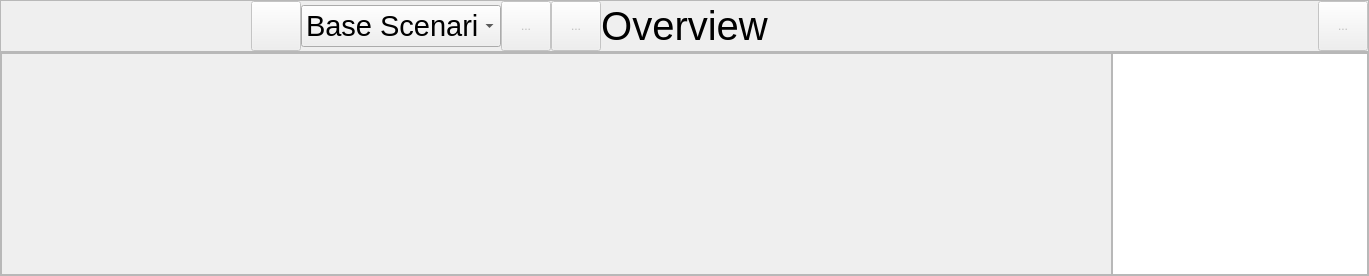
      <widget class="QWidget" name="overview">
       <layout class="QVBoxLayout" name="verticalLayout" stretch="0,0">
        <property name="spacing">
         <number>0</number>
        </property>
        <property name="leftMargin">
         <number>0</number>
        </property>
        <property name="topMargin">
         <number>0</number>
        </property>
        <property name="rightMargin">
         <number>0</number>
        </property>
        <property name="bottomMargin">
         <number>0</number>
        </property>
        <item>
         <widget class="QFrame" name="toolbar_overview">
          <property name="sizePolicy">
           <sizepolicy hsizetype="Preferred" vsizetype="Fixed">
            <horstretch>0</horstretch>
            <verstretch>0</verstretch>
           </sizepolicy>
          </property>
          <property name="minimumSize">
           <size>
            <width>0</width>
            <height>0</height>
           </size>
          </property>
          <property name="maximumSize">
           <size>
            <width>16777215</width>
            <height>16777215</height>
           </size>
          </property>
          <property name="sizeIncrement">
           <size>
            <width>0</width>
            <height>0</height>
           </size>
          </property>
          <property name="frameShape">
           <enum>QFrame::StyledPanel</enum>
          </property>
          <property name="frameShadow">
           <enum>QFrame::Plain</enum>
          </property>
          <property name="lineWidth">
           <number>0</number>
          </property>
          <layout class="QHBoxLayout" name="horizontalLayout" stretch="0,0,0,0,0,1,0,1,0,0">
           <property name="spacing">
            <number>0</number>
           </property>
           <property name="leftMargin">
            <number>0</number>
           </property>
           <property name="topMargin">
            <number>0</number>
           </property>
           <property name="rightMargin">
            <number>0</number>
           </property>
           <property name="bottomMargin">
            <number>0</number>
           </property>
           <item>
            <spacer name="leftSpacer250">
             <property name="orientation">
              <enum>Qt::Horizontal</enum>
             </property>
             <property name="sizeType">
              <enum>QSizePolicy::Fixed</enum>
             </property>
             <property name="sizeHint" stdset="0">
              <size>
               <width>250</width>
               <height>50</height>
              </size>
             </property>
            </spacer>
           </item>
           <item>
            <widget class="ToolButton" name="tool_scenarios">
             <property name="enabled">
              <bool>false</bool>
             </property>
             <property name="minimumSize">
              <size>
               <width>50</width>
               <height>50</height>
              </size>
             </property>
             <property name="sizeIncrement">
              <size>
               <width>0</width>
               <height>0</height>
              </size>
             </property>
             <property name="baseSize">
              <size>
               <width>50</width>
               <height>50</height>
              </size>
             </property>
             <property name="text">
              <string/>
             </property>
             <property name="icon">
              <iconset resource="osdria_app.qrc">
               <normaloff>:/icons/img/scenarios_select@2x.png</normaloff>
               <disabledoff>:/icons/img/scenarios_normal@2x.png</disabledoff>:/icons/img/scenarios_select@2x.png</iconset>
             </property>
             <property name="iconSize">
              <size>
               <width>30</width>
               <height>30</height>
              </size>
             </property>
             <property name="toolButtonStyle">
              <enum>Qt::ToolButtonIconOnly</enum>
             </property>
            </widget>
           </item>
           <item>
            <widget class="QComboBox" name="select_scenario">
             <property name="sizePolicy">
              <sizepolicy hsizetype="Fixed" vsizetype="Fixed">
               <horstretch>0</horstretch>
               <verstretch>0</verstretch>
              </sizepolicy>
             </property>
             <property name="minimumSize">
              <size>
               <width>200</width>
               <height>30</height>
              </size>
             </property>
             <property name="font">
              <font>
               <family>Arial</family>
               <pointsize>22</pointsize>
              </font>
             </property>
             <property name="editable">
              <bool>false</bool>
             </property>
             <property name="currentText">
              <string>Base Scenario</string>
             </property>
             <property name="currentIndex">
              <number>0</number>
             </property>
             <property name="maxVisibleItems">
              <number>5</number>
             </property>
             <property name="maxCount">
              <number>10</number>
             </property>
             <property name="sizeAdjustPolicy">
              <enum>QComboBox::AdjustToMinimumContentsLength</enum>
             </property>
             <property name="iconSize">
              <size>
               <width>0</width>
               <height>0</height>
              </size>
             </property>
             <property name="frame">
              <bool>true</bool>
             </property>
             <item>
              <property name="text">
               <string>Base Scenario</string>
              </property>
             </item>
             <item>
              <property name="text">
               <string>Renewable Only</string>
              </property>
             </item>
            </widget>
           </item>
           <item>
            <widget class="ToolButton" name="tool_run">
             <property name="enabled">
              <bool>false</bool>
             </property>
             <property name="minimumSize">
              <size>
               <width>50</width>
               <height>50</height>
              </size>
             </property>
             <property name="baseSize">
              <size>
               <width>50</width>
               <height>50</height>
              </size>
             </property>
             <property name="text">
              <string>...</string>
             </property>
             <property name="icon">
              <iconset resource="osdria_app.qrc">
               <normaloff>:/icons/img/run_select@2x.png</normaloff>
               <disabledoff>:/icons/img/run_normal@2x.png</disabledoff>:/icons/img/run_select@2x.png</iconset>
             </property>
             <property name="iconSize">
              <size>
               <width>30</width>
               <height>30</height>
              </size>
             </property>
            </widget>
           </item>
           <item>
            <widget class="ToolButton" name="tool_export">
             <property name="enabled">
              <bool>false</bool>
             </property>
             <property name="minimumSize">
              <size>
               <width>50</width>
               <height>50</height>
              </size>
             </property>
             <property name="text">
              <string>...</string>
             </property>
             <property name="icon">
              <iconset resource="osdria_app.qrc">
               <normaloff>:/icons/img/export_select@2x.png</normaloff>
               <disabledoff>:/icons/img/export_normal@2x.png</disabledoff>:/icons/img/export_select@2x.png</iconset>
             </property>
             <property name="iconSize">
              <size>
               <width>30</width>
               <height>30</height>
              </size>
             </property>
            </widget>
           </item>
           <item>
            <spacer name="leftSpacerOverview">
             <property name="orientation">
              <enum>Qt::Horizontal</enum>
             </property>
             <property name="sizeHint" stdset="0">
              <size>
               <width>0</width>
               <height>50</height>
              </size>
             </property>
            </spacer>
           </item>
           <item>
            <widget class="QLabel" name="title_overview">
             <property name="minimumSize">
              <size>
               <width>0</width>
               <height>50</height>
              </size>
             </property>
             <property name="maximumSize">
              <size>
               <width>16777215</width>
               <height>16777215</height>
              </size>
             </property>
             <property name="font">
              <font>
               <family>Arial</family>
               <pointsize>30</pointsize>
               <weight>50</weight>
               <bold>false</bold>
              </font>
             </property>
             <property name="lineWidth">
              <number>0</number>
             </property>
             <property name="text">
              <string>Overview</string>
             </property>
             <property name="alignment">
              <set>Qt::AlignCenter</set>
             </property>
             <property name="textInteractionFlags">
              <set>Qt::NoTextInteraction</set>
             </property>
            </widget>
           </item>
           <item>
            <spacer name="rightSpacerOverview">
             <property name="orientation">
              <enum>Qt::Horizontal</enum>
             </property>
             <property name="sizeHint" stdset="0">
              <size>
               <width>0</width>
               <height>50</height>
              </size>
             </property>
            </spacer>
           </item>
           <item>
            <spacer name="rightSpace550">
             <property name="orientation">
              <enum>Qt::Horizontal</enum>
             </property>
             <property name="sizeType">
              <enum>QSizePolicy::Fixed</enum>
             </property>
             <property name="sizeHint" stdset="0">
              <size>
               <width>550</width>
               <height>50</height>
              </size>
             </property>
            </spacer>
           </item>
           <item>
            <widget class="ToolButton" name="tool_sidebar_overview">
             <property name="enabled">
              <bool>false</bool>
             </property>
             <property name="minimumSize">
              <size>
               <width>50</width>
               <height>50</height>
              </size>
             </property>
             <property name="maximumSize">
              <size>
               <width>16777215</width>
               <height>16777215</height>
              </size>
             </property>
             <property name="text">
              <string>...</string>
             </property>
             <property name="icon">
              <iconset resource="osdria_app.qrc">
               <normaloff>:/icons/img/sidebar_select@2x.png</normaloff>
               <disabledoff>:/icons/img/sidebar_normal@2x.png</disabledoff>:/icons/img/sidebar_select@2x.png</iconset>
             </property>
             <property name="iconSize">
              <size>
               <width>30</width>
               <height>30</height>
              </size>
             </property>
             <property name="checkable">
              <bool>false</bool>
             </property>
             <property name="checked">
              <bool>false</bool>
             </property>
            </widget>
           </item>
          </layout>
         </widget>
        </item>
        <item>
         <widget class="QFrame" name="main_overview">
          <property name="frameShape">
           <enum>QFrame::StyledPanel</enum>
          </property>
          <property name="frameShadow">
           <enum>QFrame::Plain</enum>
          </property>
          <property name="lineWidth">
           <number>0</number>
          </property>
          <layout class="QHBoxLayout" name="horizontalLayout_2">
           <property name="spacing">
            <number>0</number>
           </property>
           <property name="leftMargin">
            <number>0</number>
           </property>
           <property name="topMargin">
            <number>0</number>
           </property>
           <property name="rightMargin">
            <number>0</number>
           </property>
           <property name="bottomMargin">
            <number>0</number>
           </property>
           <item>
            <widget class="QFrame" name="logo_frame">
             <property name="frameShape">
              <enum>QFrame::StyledPanel</enum>
             </property>
             <property name="frameShadow">
              <enum>QFrame::Raised</enum>
             </property>
             <property name="lineWidth">
              <number>0</number>
             </property>
             <layout class="QHBoxLayout" name="horizontalLayout_3" stretch="0,0,0">
              <property name="spacing">
               <number>0</number>
              </property>
              <property name="leftMargin">
               <number>0</number>
              </property>
              <property name="topMargin">
               <number>0</number>
              </property>
              <property name="rightMargin">
               <number>0</number>
              </property>
              <property name="bottomMargin">
               <number>0</number>
              </property>
              <item>
               <spacer name="leftSpacerLogo">
                <property name="orientation">
                 <enum>Qt::Horizontal</enum>
                </property>
                <property name="sizeHint" stdset="0">
                 <size>
                  <width>40</width>
                  <height>20</height>
                 </size>
                </property>
               </spacer>
              </item>
              <item>
               <layout class="QVBoxLayout" name="layoutLogo">
                <property name="spacing">
                 <number>0</number>
                </property>
                <item>
                 <spacer name="verticalSpacerTopLogo">
                  <property name="orientation">
                   <enum>Qt::Vertical</enum>
                  </property>
                  <property name="sizeHint" stdset="0">
                   <size>
                    <width>20</width>
                    <height>40</height>
                   </size>
                  </property>
                 </spacer>
                </item>
                <item>
                 <spacer name="verticalSpacer40">
                  <property name="orientation">
                   <enum>Qt::Vertical</enum>
                  </property>
                  <property name="sizeType">
                   <enum>QSizePolicy::Fixed</enum>
                  </property>
                  <property name="sizeHint" stdset="0">
                   <size>
                    <width>20</width>
                    <height>40</height>
                   </size>
                  </property>
                 </spacer>
                </item>
                <item>
                 <widget class="SectionSelector" name="logo">
                  <property name="sizePolicy">
                   <sizepolicy hsizetype="Expanding" vsizetype="Expanding">
                    <horstretch>0</horstretch>
                    <verstretch>0</verstretch>
                   </sizepolicy>
                  </property>
                  <property name="minimumSize">
                   <size>
                    <width>100</width>
                    <height>100</height>
                   </size>
                  </property>
                  <property name="mouseTracking">
                   <bool>true</bool>
                  </property>
                  <property name="lineWidth">
                   <number>0</number>
                  </property>
                  <property name="text">
                   <string/>
                  </property>
                  <property name="pixmap">
                   <pixmap resource="osdria_app.qrc">:/icons/img/logo_light@2x.png</pixmap>
                  </property>
                  <property name="scaledContents">
                   <bool>true</bool>
                  </property>
                  <property name="alignment">
                   <set>Qt::AlignCenter</set>
                  </property>
                 </widget>
                </item>
                <item>
                 <spacer name="verticalSpacerBottomLogo">
                  <property name="orientation">
                   <enum>Qt::Vertical</enum>
                  </property>
                  <property name="sizeHint" stdset="0">
                   <size>
                    <width>20</width>
                    <height>40</height>
                   </size>
                  </property>
                 </spacer>
                </item>
               </layout>
              </item>
              <item>
               <spacer name="rightSpacerLogo">
                <property name="orientation">
                 <enum>Qt::Horizontal</enum>
                </property>
                <property name="sizeHint" stdset="0">
                 <size>
                  <width>40</width>
                  <height>20</height>
                 </size>
                </property>
               </spacer>
              </item>
             </layout>
            </widget>
           </item>
           <item>
            <widget class="Sidebar" name="sidebar_overview">
             <property name="sizePolicy">
              <sizepolicy hsizetype="Preferred" vsizetype="Preferred">
               <horstretch>0</horstretch>
               <verstretch>0</verstretch>
              </sizepolicy>
             </property>
             <property name="minimumSize">
              <size>
               <width>0</width>
               <height>0</height>
              </size>
             </property>
             <property name="maximumSize">
              <size>
               <width>260</width>
               <height>16777215</height>
              </size>
             </property>
             <property name="baseSize">
              <size>
               <width>0</width>
               <height>0</height>
              </size>
             </property>
             <property name="frameShadow">
              <enum>QFrame::Plain</enum>
             </property>
             <property name="lineWidth">
              <number>0</number>
             </property>
             <property name="selectionMode">
              <enum>QAbstractItemView::NoSelection</enum>
             </property>
            </widget>
           </item>
          </layout>
         </widget>
        </item>
       </layout>
      </widget>
